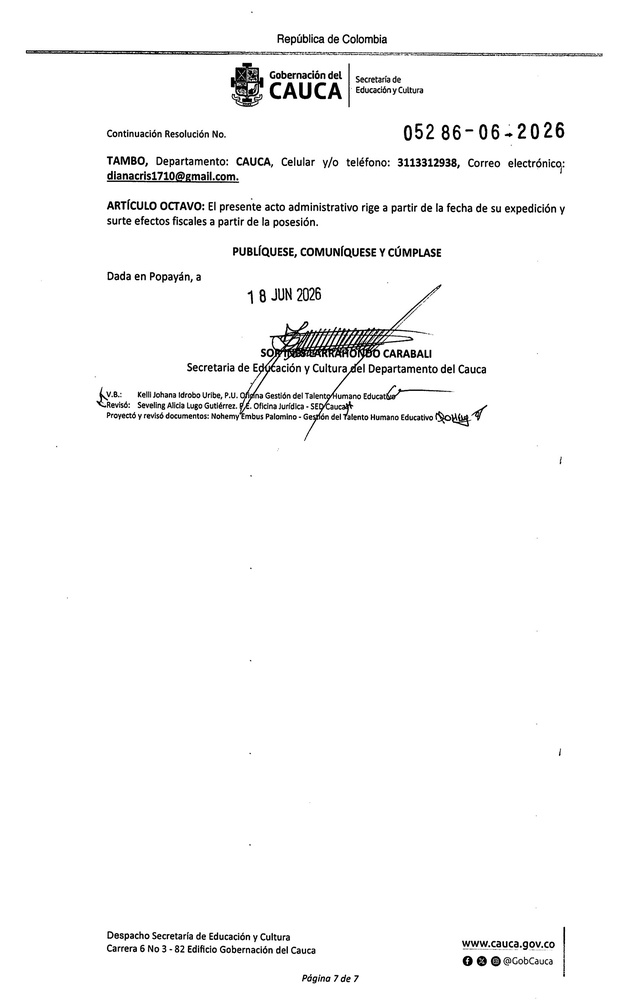
#> input picture LECTOR SOFTWARE/storage/temp/images/RS-05286-06-2026_pagina_7.jpg, 631 x 1000 px, shrunk from 1701 x 2694 before the run
$ python test_bbox.py
#> lines starting #> are read from the running program, lines starting #| are printed output that depends on the picture
import os
from PIL import Image, ImageChops

base_dir = os.path.dirname(os.path.abspath(__file__))
pdf_dir = os.path.join(base_dir, "storage", "temp", "images")
img_name = "RS-05286-06-2026_pagina_7.jpg"
img_path = os.path.join(pdf_dir, img_name)

if not os.path.exists(img_path):
    img_name = "1783001695_6a46725feefee_RS-05286-06-2026_pagina_7.jpg"
    img_path = os.path.join(pdf_dir, img_name)

img = Image.open(img_path)
#> img is the input picture: PIL image 631x1000 RGB; min 0, max 255, mean 247.6
bg = Image.new(img.mode, img.size, img.getpixel((0,0)))
#> bg: PIL image 631x1000 RGB; every value is 255
diff = ImageChops.difference(img, bg)
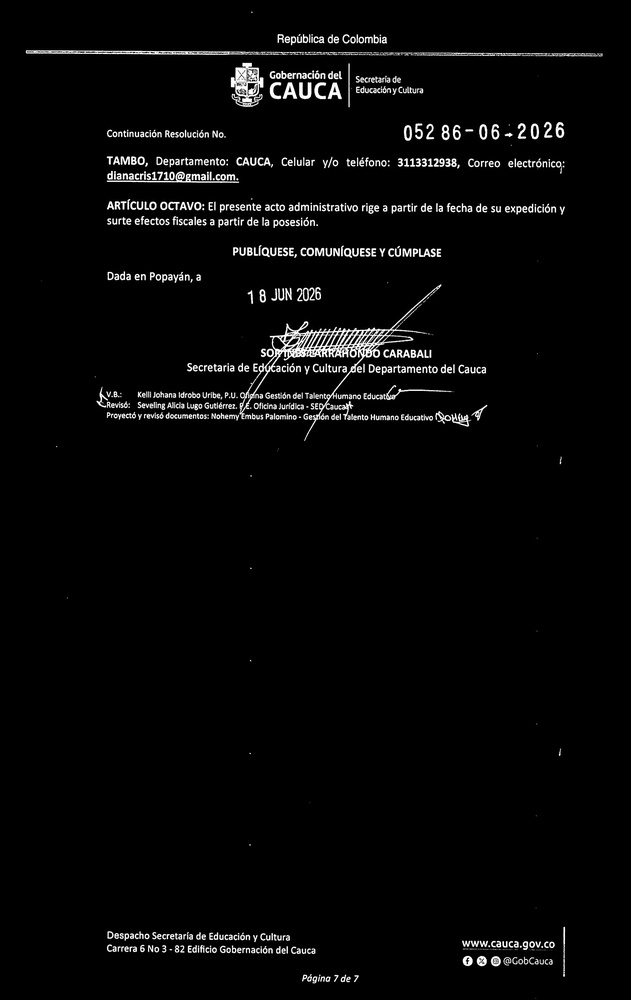
#> diff: PIL image 631x1000 RGB; min 0, max 255, mean 7.4
diff = ImageChops.add(diff, diff, 2.0, -100)
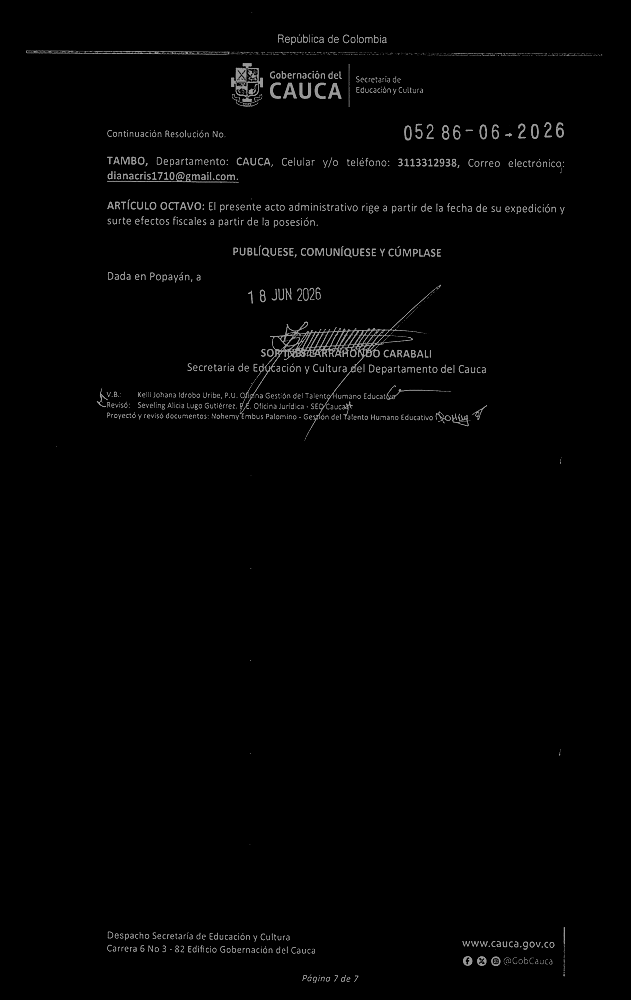
#> diff: PIL image 631x1000 RGB; min 0, max 155, mean 3.1
bbox = diff.getbbox()
#> bbox = (26, 12, 603, 983)

print(f"Image size: {img.size}")
#| Image size: (631, 1000)
print(f"Content Bounding Box (left, upper, right, lower): {bbox}")
#| Content Bounding Box (left, upper, right, lower): (26, 12, 603, 983)
img.close()

$ run again, with LECTOR SOFTWARE/storage/temp/images/RS-04599-05-2026_pagina_1.jpg copied over LECTOR SOFTWARE/storage/temp/images/RS-05286-06-2026_pagina_7.jpg
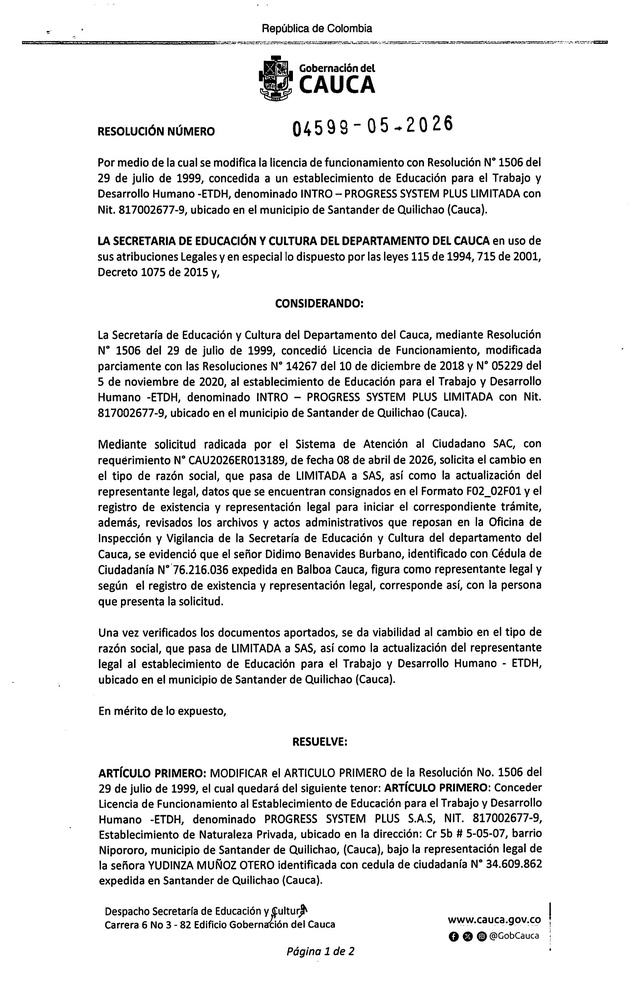
#> input picture LECTOR SOFTWARE/storage/temp/images/RS-04599-05-2026_pagina_1.jpg, 630 x 999 px, shrunk from 1697 x 2691 before the run
#> img is the input picture: PIL image 630x999 RGB; min 0, max 255, mean 232.9
#> bg: PIL image 630x999 RGB; every value is 255
#> `diff = ImageChops.difference(img, bg)`:
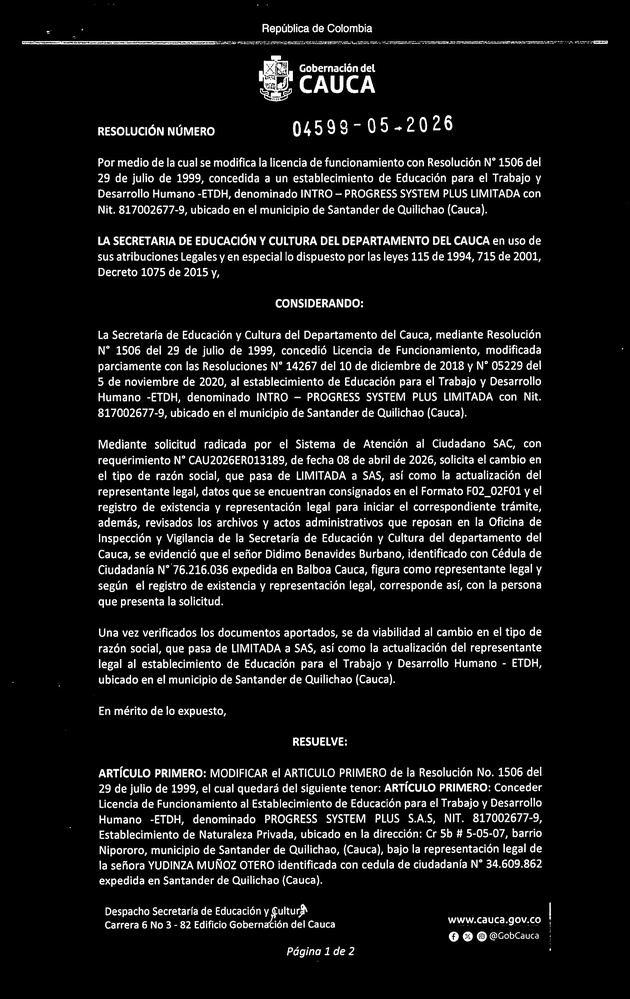
#> diff: PIL image 630x999 RGB; min 0, max 255, mean 22.1
#> `diff = ImageChops.add(diff, diff, 2.0, -100)`:
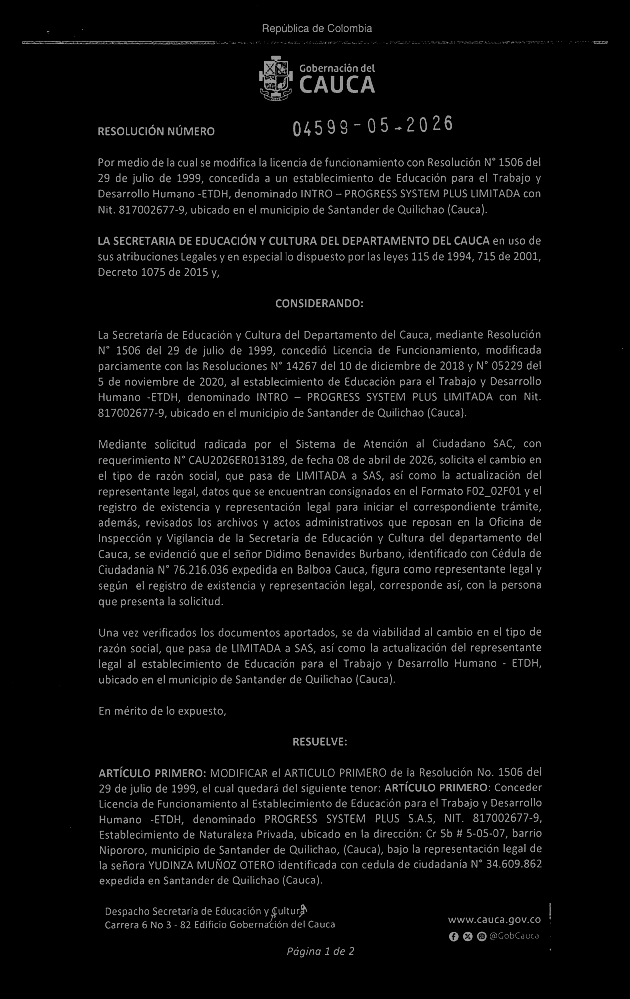
#> diff: PIL image 630x999 RGB; min 0, max 155, mean 9.4
#> bbox = (12, 5, 623, 958)
#| Image size: (630, 999)
#| Content Bounding Box (left, upper, right, lower): (12, 5, 623, 958)

$ run again, with LECTOR SOFTWARE/storage/temp/images/RS-04599-05-2026_pagina_2.jpg copied over LECTOR SOFTWARE/storage/temp/images/RS-05286-06-2026_pagina_7.jpg
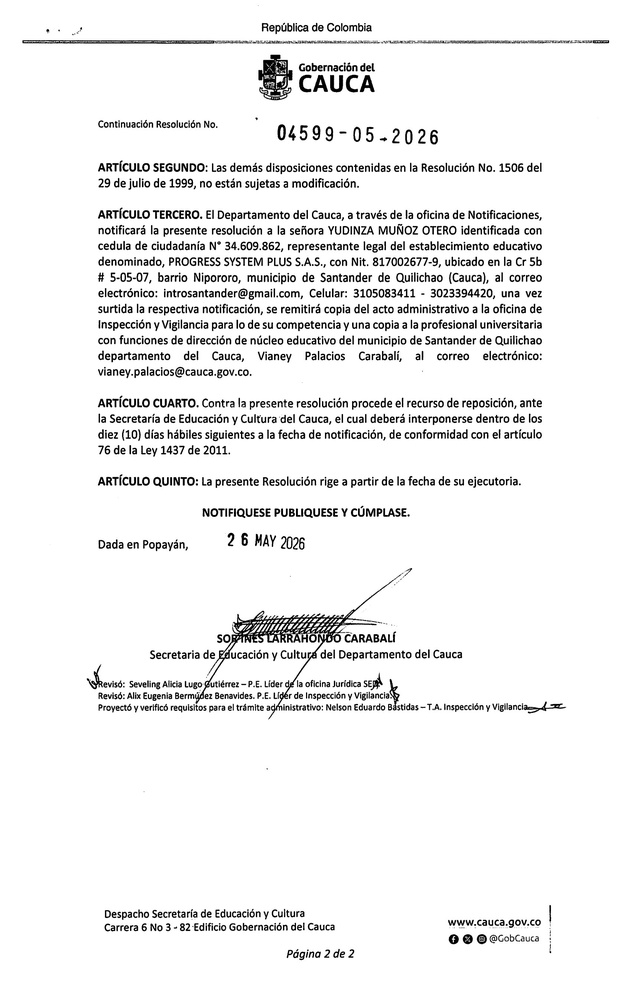
#> input picture LECTOR SOFTWARE/storage/temp/images/RS-04599-05-2026_pagina_2.jpg, 631 x 1000 px, shrunk from 1699 x 2695 before the run
#> img is the input picture: PIL image 631x1000 RGB; min 0, max 255, mean 239.9
#> bg: PIL image 631x1000 RGB; every value is 255
#> `diff = ImageChops.difference(img, bg)`:
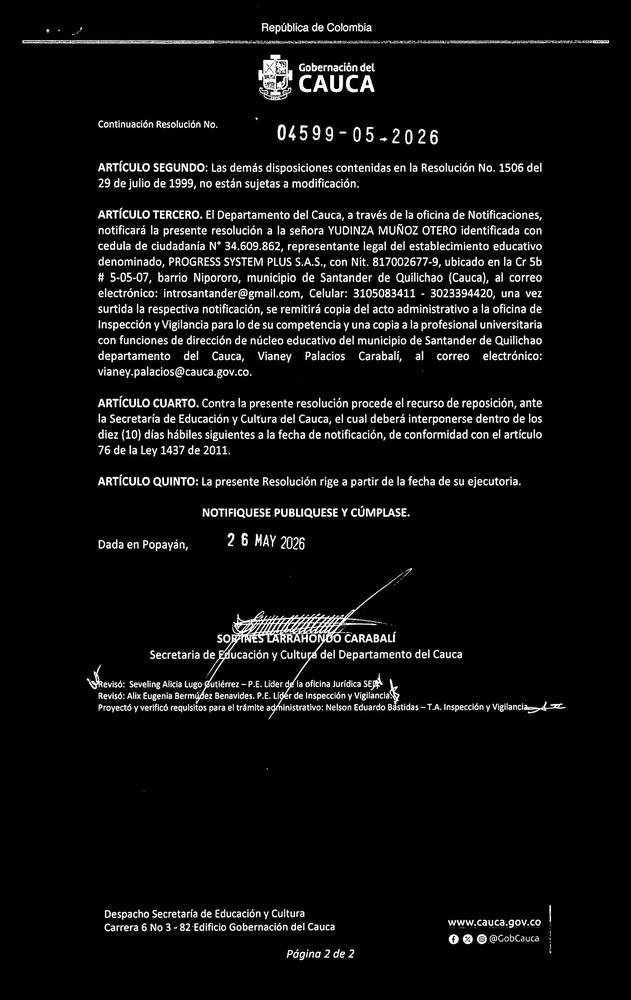
#> diff: PIL image 631x1000 RGB; min 0, max 255, mean 15.1
#> `diff = ImageChops.add(diff, diff, 2.0, -100)`:
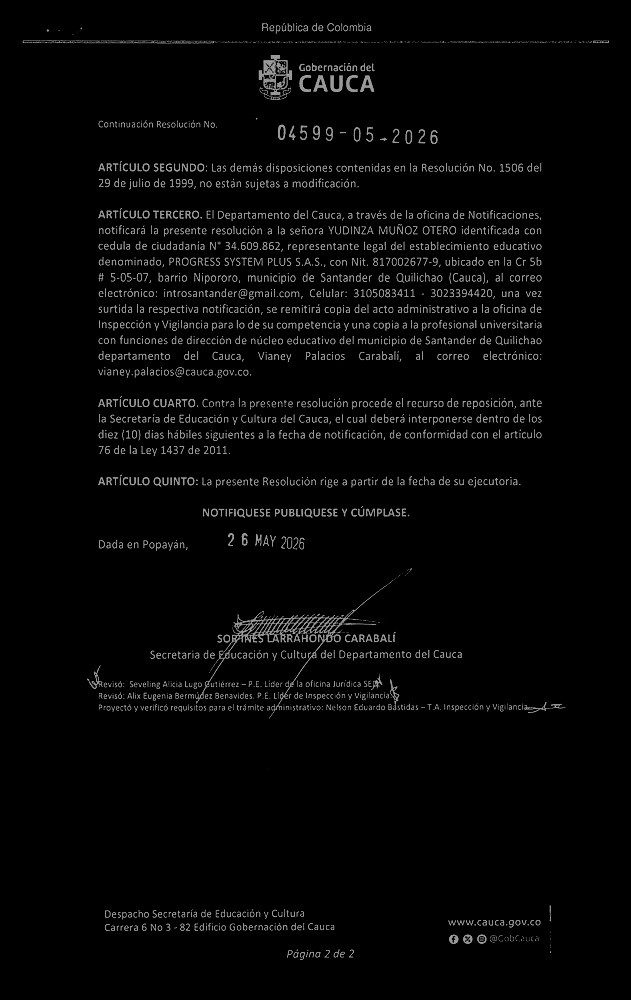
#> diff: PIL image 631x1000 RGB; min 0, max 155, mean 6.3
#> bbox = (22, 23, 609, 960)
#| Image size: (631, 1000)
#| Content Bounding Box (left, upper, right, lower): (22, 23, 609, 960)

$ run again, with LECTOR SOFTWARE/storage/temp/images/RS-04605-05-2026_pagina_1.jpg copied over LECTOR SOFTWARE/storage/temp/images/RS-05286-06-2026_pagina_7.jpg
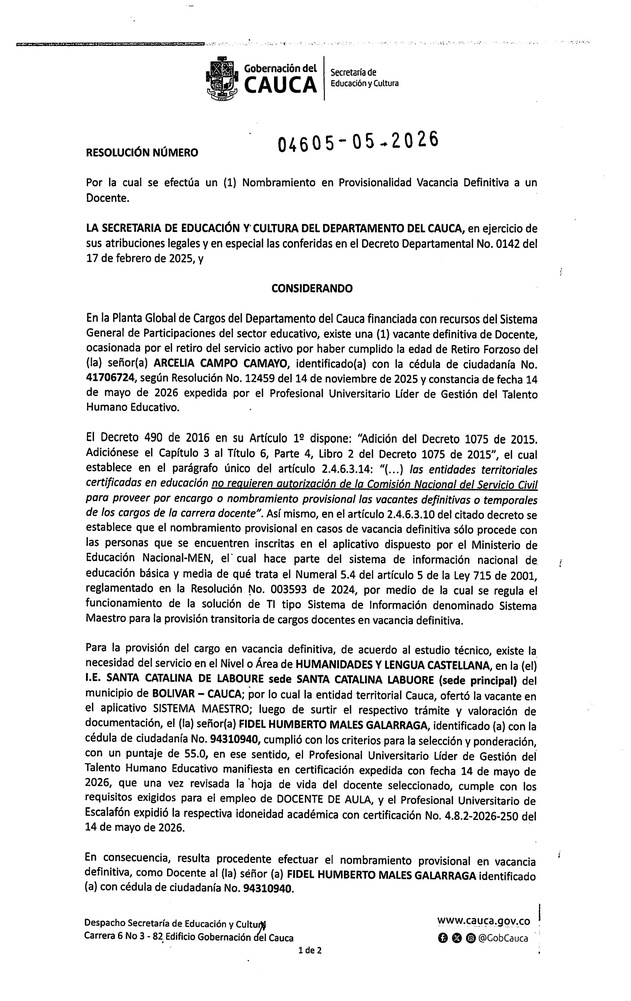
#> input picture LECTOR SOFTWARE/storage/temp/images/RS-04605-05-2026_pagina_1.jpg, 631 x 1001 px, shrunk from 1699 x 2697 before the run
#> img is the input picture: PIL image 631x1001 RGB; min 0, max 255, mean 232
#> bg: PIL image 631x1001 RGB; every value is 255
#> `diff = ImageChops.difference(img, bg)`:
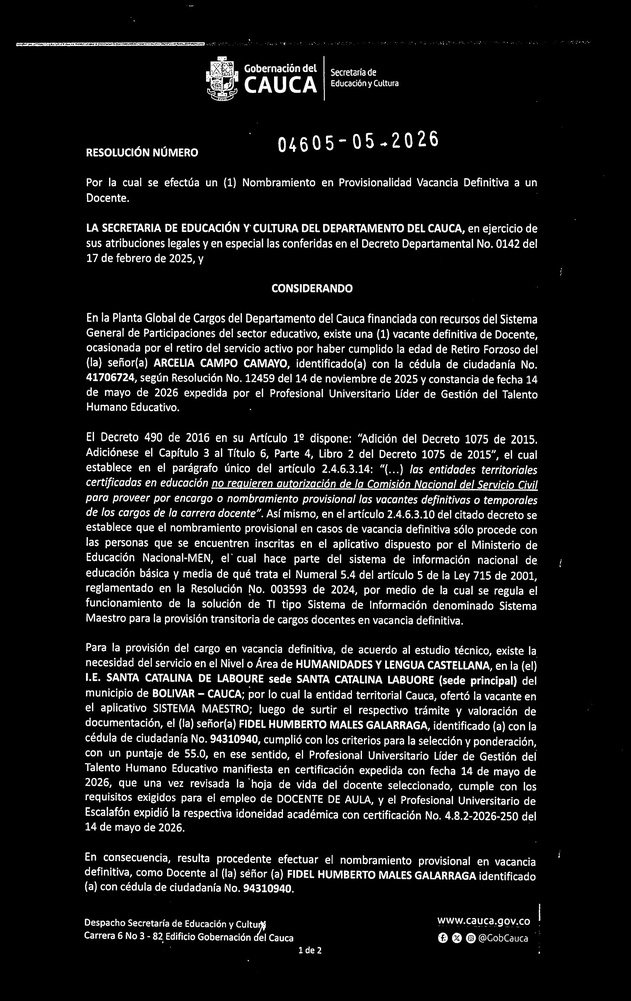
#> diff: PIL image 631x1001 RGB; min 0, max 255, mean 23
#> `diff = ImageChops.add(diff, diff, 2.0, -100)`:
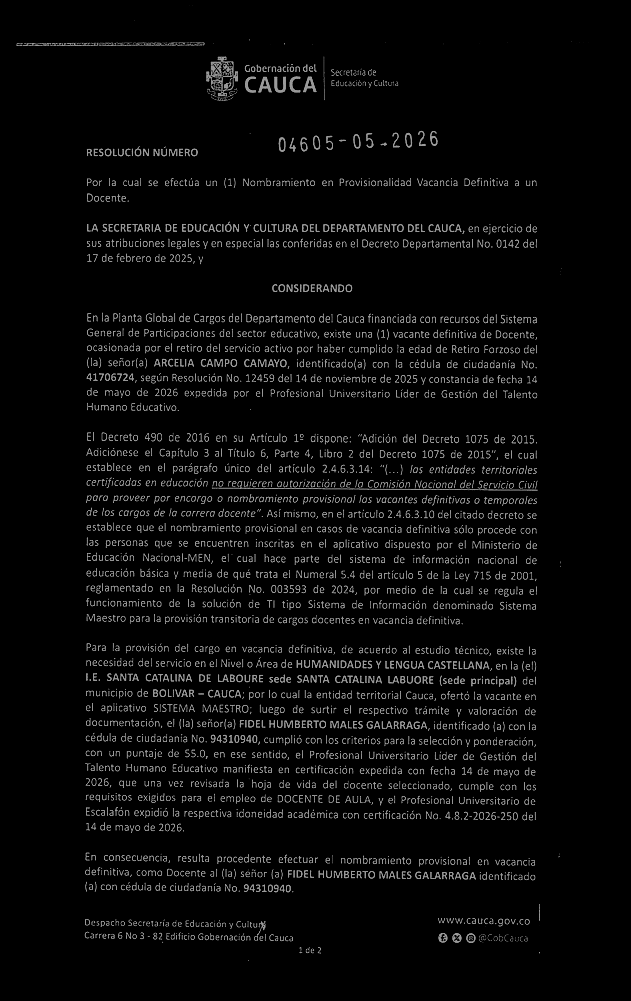
#> diff: PIL image 631x1001 RGB; min 0, max 155, mean 9.5
#> bbox = (16, 5, 589, 961)
#| Image size: (631, 1001)
#| Content Bounding Box (left, upper, right, lower): (16, 5, 589, 961)
